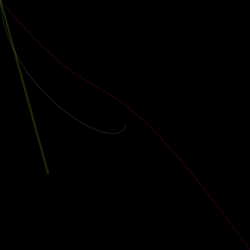
Frame 1 (no input)
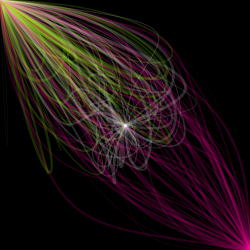
Frame 60 (the mouse pressed at the canvas centre just before this capture)
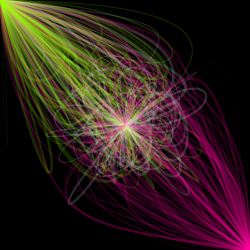
Frame 120 (the mouse held since frame 60 and released just before this capture)

The Processing sketch that drew these frames (run headless with seeded random() and noise(); from frame 60 on, the mouse is pressed at the canvas centre):

// Processing sketch: processing_18593
// ── processing_18593.pde


void setup(){
  size(250,250);
background(0);
smooth();
}

void draw(){

 strokeWeight(random(3));
 noFill();
stroke(#96ff01,40);
frameRate(2);
bezier(mouseX,mouseY,random(255),random(255),random(255),random(255),0,0);

strokeWeight(random(3));
 noFill();
stroke(#fe0296,40);
frameRate(5);
bezier(mouseX,mouseY,random(255),random(255),random(255),random(255),250,250);

strokeWeight(random(3));
 noFill();
stroke(255,40);
frameRate(5);
bezier(mouseX,mouseY,random(255),random(255),random(255),random(255),125,125);

}
